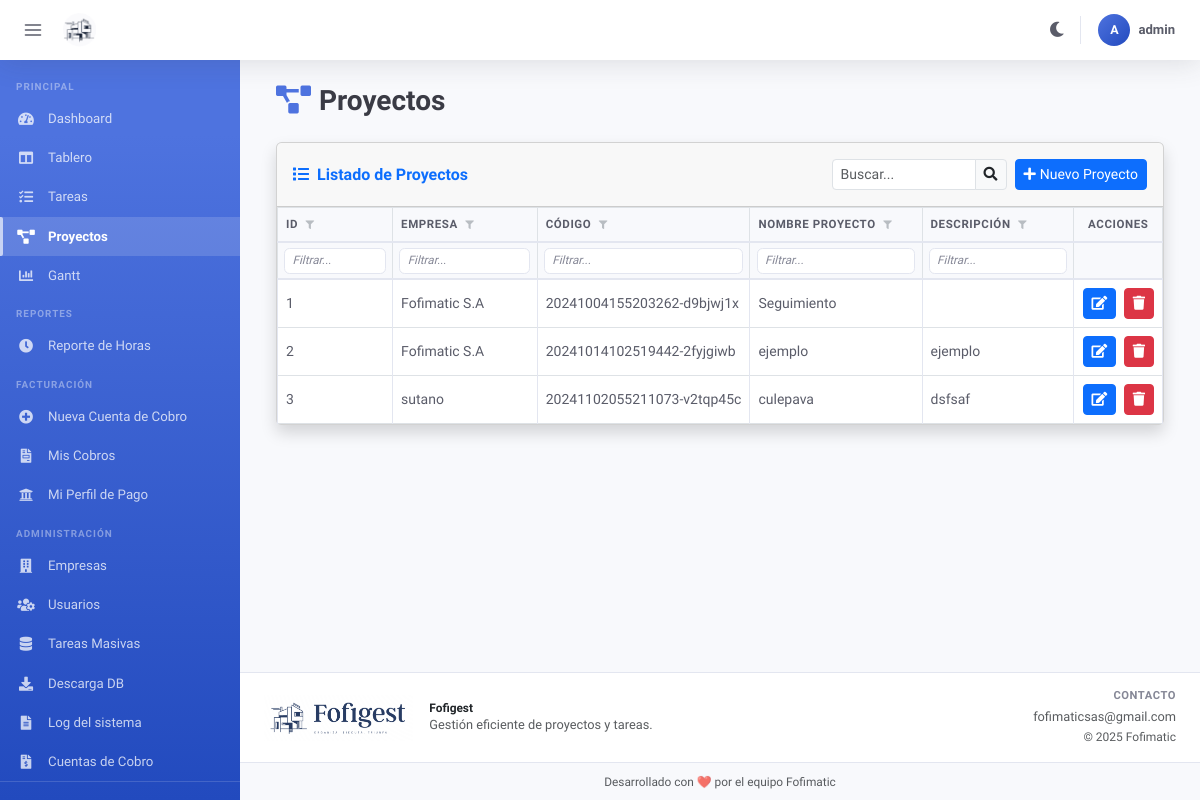
Page /proyectos (signed in) on the committed database.
### models/models.py (models this page shows, shortened)
class Proyecto(db.Model):
    id = db.Column(db.Integer, primary_key=True)
    empresa = db.Column(db.String(100), nullable=False)
    codigo_proyecto = db.Column(db.String(50), nullable=False, unique=True)
    nombre_proyecto = db.Column(db.String(100), nullable=False)
    descripcion_proyecto = db.Column(db.Text, nullable=False)

### app.py (the view)
@app.route('/proyectos', methods=['GET'])
@login_required
def proyectos():  # Cambié de 'proyetos' a 'proyectos'
    proyectos = models.Proyecto.query.all()
    empresas = models.Empresas.query.all()
    usuarios = models.Usuarios.query.all()
    return render_template('proyectos.html', proyectos=proyectos, empresas=empresas ,usuarios=usuarios)

### app.py (called while the page is built)
@login_manager.user_loader
def load_user(user_id):
    return models.db.session.get(models.Usuarios, int(user_id))

@app.context_processor
def inject_user():
    return dict(username=session.get('username'))

### templates/proyectos.html (shortened to what this page needs)
{% extends 'Base.html' %}
{% block content %}
<div class="container-fluid">
  <div class="d-sm-flex align-items-center justify-content-between mb-4">
    <h1 class="h3 mb-0 fw-bold" style="color: var(--text-heading)">
      <i class="fas fa-project-diagram me-2" style="color: var(--color-primary)"></i>Proyectos
    </h1>
  </div>
  <div class="card shadow mb-4" style="border-radius: var(--radius)">
    <div class="card-header py-3 d-flex align-items-center justify-content-between flex-wrap gap-2"
         style="border-radius: calc(var(--radius) - 1px) calc(var(--radius) - 1px) 0 0">
      <div class="d-flex align-items-center gap-2 flex-wrap">
        <h6 class="m-0 fw-bold text-primary">
          <i class="fas fa-list me-2"></i>Listado de Proyectos
        </h6>
      </div>
      <div class="d-flex flex-wrap align-items-center gap-2">
        <div class="input-group input-group-sm" style="width: 175px">
          <input type="text" id="buscador" class="form-control"
                 placeholder="Buscar..." onkeyup="filtrarTabla()">
          <span class="input-group-text"><i class="fas fa-search"></i></span>
        </div>
        <button class="btn btn-primary btn-sm" data-bs-toggle="modal"
                data-bs-target="#Nueva_empresas" onclick="generarCodigoUnico()">
          <i class="fas fa-plus me-1"></i>Nuevo Proyecto
        </button>
      </div>
    </div>
    <div class="card-body p-0">
      <div class="table-responsive" style="max-height: 70vh; overflow-y: auto">
        <table class="table table-bordered table-hover mb-0" id="dataTable" cellspacing="0">
          <thead>
            <tr>
              <th class="id-column">ID <i class="fas fa-filter fa-xs text-secondary ms-1"></i></th>
              <th class="empresas-column">Empresa <i class="fas fa-filter fa-xs text-secondary ms-1"></i></th>
              <th class="codigo-column">Código <i class="fas fa-filter fa-xs text-secondary ms-1"></i></th>
              <th>Nombre Proyecto <i class="fas fa-filter fa-xs text-secondary ms-1"></i></th>
              <th class="descripcion-column">Descripción <i class="fas fa-filter fa-xs text-secondary ms-1"></i></th>
              <th class="text-center">Acciones</th>
            </tr>
            <tr id="filter-row">
              <th class="id-column"><input type="text" class="col-filter-input" data-col="0" placeholder="Filtrar..." oninput="actualizarVisibilidad()" autocomplete="off"></th>
              <th class="empresas-column"><input type="text" class="col-filter-input" data-col="1" placeholder="Filtrar..." oninput="actualizarVisibilidad()" autocomplete="off"></th>
              <th class="codigo-column"><input type="text" class="col-filter-input" data-col="2" placeholder="Filtrar..." oninput="actualizarVisibilidad()" autocomplete="off"></th>
              <th><input type="text" class="col-filter-input" data-col="3" placeholder="Filtrar..." oninput="actualizarVisibilidad()" autocomplete="off"></th>
              <th class="descripcion-column"><input type="text" class="col-filter-input" data-col="4" placeholder="Filtrar..." oninput="actualizarVisibilidad()" autocomplete="off"></th>
              <th></th>
            </tr>
          </thead>
          <tbody>
            {% for proyecto in proyectos %}
            <tr>
              <td class="id-column">{{ proyecto.id }}</td>
              <td class="empresas-column">{{ proyecto.empresa }}</td>
              <td class="codigo-column">{{ proyecto.codigo_proyecto }}</td>
              <td>{{ proyecto.nombre_proyecto }}</td>
              <td class="descripcion-column">{{ proyecto.descripcion_proyecto }}</td>
              <td class="text-center text-nowrap">
                <button type="button" class="btn btn-primary btn-sm me-1"
                        data-bs-toggle="modal" data-bs-target="#Editar_empresas"
                        onclick="getProyecto('{{ proyecto.codigo_proyecto }}')" title="Editar">
                  <i class="fas fa-edit"></i>
                </button>
                <button type="button" class="btn btn-danger btn-sm"
                        onclick="eliminarProyecto('{{ proyecto.codigo_proyecto }}')" title="Eliminar">
                  <i class="fas fa-trash"></i>
                </button>
              </td>
            </tr>
            {% endfor %}
          </tbody>
        </table>
      </div>
    </div>
  </div>
</div>
{% endblock %}

### templates/Base.html (style rules this page uses)
:root { --sidebar-width: 240px; --sidebar-collapsed-width: 72px; --topbar-height: 60px; --color-primary: #4e73df; --color-primary-hover: #2e59d9; --color-primary-dark: #224abe; --color-success: #1cc88a; --color-warning: #f6c23e; --color-danger: #e74a3b; --color-info: #36b9cc; --color-secondary: #858796; --bg-page: #f8f9fc; --bg-card: #ffffff; --border-color: #e3e6f0; --text-muted: #858796; --text-dark: #5a5c69; --text-heading: #3a3b45; --sidebar-bg-top: #4e73df; --sidebar-bg-bot: #224abe; --sidebar-text: rgba(255,255,255,.75); --sidebar-text-hover:#ffffff; --sidebar-active-bg: rgba(255,255,255,.15); --topbar-bg: #ffffff; --topbar-shadow: 0 .15rem 1.75rem 0 rgba(58,59,69,.15); --card-shadow: 0 .15rem 1.75rem 0 rgba(58,59,69,.10); --radius: .35rem; --transition: .25s ease; }
*, *::before, *::after { box-sizing: border-box; }
html { scrollbar-width: thin; scrollbar-color: var(--border-color) transparent; }
body { font-family: 'Nunito', -apple-system, BlinkMacSystemFont, 'Segoe UI', Roboto, sans-serif; font-size: 1rem; line-height: 1.5; color: var(--text-muted); background: var(--bg-page); margin: 0; padding: 0; }

### templates/proyectos.html (style rules this page uses)
#dataTable thead th { background: var(--bg-page); color: var(--text-dark); font-size: .72rem; font-weight: 700; letter-spacing: .05em; text-transform: uppercase; border-bottom: 2px solid var(--border-color); white-space: nowrap; vertical-align: middle; }
#dataTable tbody tr { cursor: pointer; transition: background var(--transition); }
#dataTable td { vertical-align: middle; font-size: .875rem; color: var(--text-dark); border-color: var(--border-color); max-width: 220px; overflow: hidden; text-overflow: ellipsis; white-space: nowrap; }
#filter-row th { padding: .3rem .4rem; background: var(--bg-page); border-bottom: 1px solid var(--border-color); }
.col-filter-input { font-family: 'Nunito', sans-serif; font-size: .73rem; border: 1px solid var(--border-color); border-radius: var(--radius); background: var(--bg-card); color: var(--text-dark); padding: .2rem .45rem; width: 100%; outline: none; transition: border-color var(--transition), box-shadow var(--transition); }
.col-filter-input::placeholder { color: var(--text-muted); font-style: italic; }
#dataTable thead tr:first-child th .fa-filter { opacity: .45; transition: opacity var(--transition); }

### rows in the picture
Proyecto: id "1", empresa "Fofimatic S.A", codigo_proyecto "20241004155203262-d9bjwj1x", nombre_proyecto "Seguimiento"
Proyecto: id "2", empresa "Fofimatic S.A", codigo_proyecto "20241014102519442-2fyjgiwb", nombre_proyecto "ejemplo", descripcion_proyecto "ejemplo"
Proyecto: id "3", empresa "sutano", codigo_proyecto "20241102055211073-v2tqp45c", nombre_proyecto "culepava", descripcion_proyecto "dsfsaf"

### other values in the picture
{{ session.get('username', '?')[0] | upper }} "A"
{{ session.get('username', '') }} "admin"
